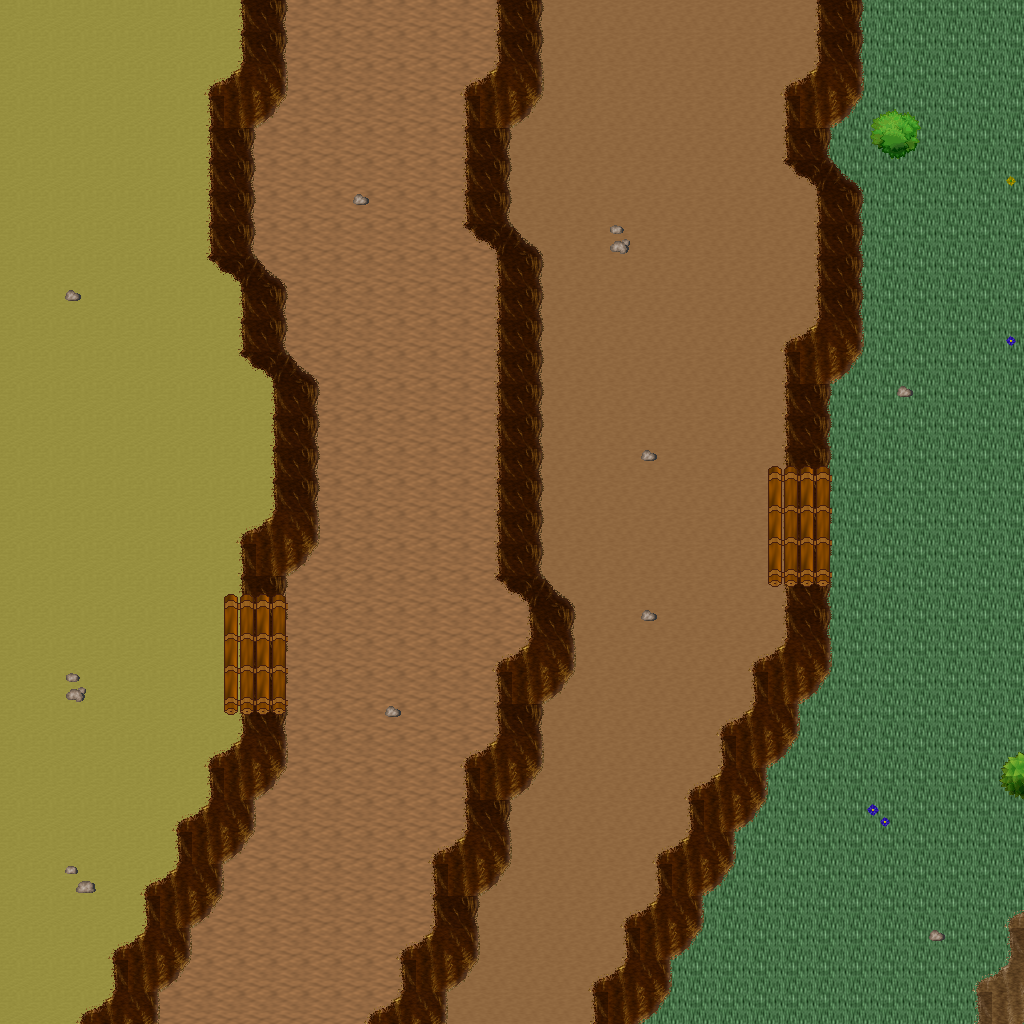

This game map was drawn from its Tiled (.tmx) file and the tilesets committed beside it. A one-line description and the trimmed map source follow:
An orthogonal 32x32 tile map with 32x32 px tiles, 5 tile layers (Ground, Objects, Objects2, Above, ...), 1 hidden layer not drawn, 16 tilesets.

<map version="1.10" tiledversion="1.11.0" orientation="orthogonal" renderorder="right-down" width="32" height="32" tilewidth="32" tileheight="32" infinite="0" nextlayerid="11" nextobjectid="1">
 <tileset firstgid="1" name="logic_collision" tilewidth="32" tileheight="32" tilecount="1" columns="1">
  <image source="../drawable/logic_collision.png" width="32" height="32" />
 </tileset>
 <tileset firstgid="2" name="ground_ground" tilewidth="32" tileheight="32" tilecount="33" columns="3">
  <image source="../drawable/ground_ground.png" width="96" height="352" />
 </tileset>
 <tileset firstgid="35" name="ground_ridge_earth_pale" tilewidth="32" tileheight="32" tilecount="96" columns="12">
  <image source="../drawable/ground_ridge_earth_pale.png" width="384" height="256" />
 </tileset>
 <tileset firstgid="131" name="ground_ridge_earth_dark" tilewidth="32" tileheight="32" tilecount="96" columns="12">
  <image source="../drawable/ground_ridge_earth_dark.png" width="384" height="256" />
 </tileset>
 <tileset firstgid="227" name="ground_ladder_horizontal_dark" tilewidth="32" tileheight="32" tilecount="3" columns="1">
  <image source="../drawable/ground_ladder_horizontal_dark.png" width="32" height="96" />
 </tileset>
 <tileset firstgid="230" name="plant_tree_tree_darkgreen" tilewidth="32" tileheight="32" tilecount="88" columns="8">
  <image source="../drawable/plant_tree_tree_darkgreen.png" width="256" height="352" />
 </tileset>
 <tileset firstgid="318" name="plant_stump_stump_pale_purple" tilewidth="32" tileheight="32" tilecount="4" columns="2">
  <image source="../drawable/plant_stump_stump_pale_purple.png" width="64" height="64" />
 </tileset>
 <tileset firstgid="322" name="plant_stump_hollow_logs" tilewidth="32" tileheight="32" tilecount="6" columns="3">
  <image source="../drawable/plant_stump_hollow_logs.png" width="96" height="64" />
 </tileset>
 <tileset firstgid="328" name="plant_flower_daisy_yellow" tilewidth="32" tileheight="32" tilecount="8" columns="2">
  <image source="../drawable/plant_flower_daisy_yellow.png" width="64" height="128" />
 </tileset>
 <tileset firstgid="336" name="plant_flower_daisy_blue" tilewidth="32" tileheight="32" tilecount="8" columns="2">
  <image source="../drawable/plant_flower_daisy_blue.png" width="64" height="128" />
 </tileset>
 <tileset firstgid="344" name="plant_bush_leafy_2" tilewidth="32" tileheight="32" tilecount="12" columns="6">
  <image source="../drawable/plant_bush_leafy_2.png" width="192" height="64" />
 </tileset>
 <tileset firstgid="356" name="ground_rock_pebbles" tilewidth="32" tileheight="32" tilecount="3" columns="1">
  <image source="../drawable/ground_rock_pebbles.png" width="32" height="96" />
 </tileset>
 <tileset firstgid="359" name="logic_item_mushroom" tilewidth="32" tileheight="32" tilecount="6" columns="6">
  <image source="../drawable/logic_item_mushroom.png" width="192" height="32" />
 </tileset>
 <tileset firstgid="365" name="logic_item_resources" tilewidth="32" tileheight="32" tilecount="6" columns="6">
  <image source="../drawable/logic_item_resources.png" width="192" height="32" />
 </tileset>
 <tileset firstgid="371" name="logic_creature_animal" tilewidth="32" tileheight="32" tilecount="32" columns="8">
  <image source="../drawable/logic_creature_animal.png" width="256" height="128" />
 </tileset>
 <tileset firstgid="403" name="building_fence_fence_chunky" tilewidth="32" tileheight="32" tilecount="21" columns="3">
  <image source="../drawable/building_fence_fence_chunky.png" width="96" height="224" />
 </tileset>
 <layer id="1" name="Ground" width="32" height="32">
  <data>[1024 cells, 1024 non-empty, 5 distinct tile ids]</data>
 </layer>
 <layer id="2" name="Objects" width="32" height="32">
  <data>[1024 cells, 249 non-empty, 20 distinct tile ids]</data>
 </layer>
 <layer id="3" name="Objects2" width="32" height="32">
  <data>[1024 cells, 30 non-empty, 6 distinct tile ids]</data>
 </layer>
 <layer id="4" name="Above" width="32" height="32">
  <data>[1024 cells, 3 non-empty, 3 distinct tile ids]</data>
 </layer>
 <layer id="5" name="Above2" width="32" height="32">
  <data>[1024 cells, 0 non-empty, 0 distinct tile ids]</data>
 </layer>
 <layer id="6" name="Walkable" width="32" height="32" visible="0">
  <data>[1024 cells, 116 non-empty, 1 distinct tile ids]</data>
 </layer>
 <objectgroup id="7" name="Mapevents" />
 <objectgroup id="8" name="Spawn" />
 <objectgroup id="9" name="Keys" />
 <objectgroup id="10" name="Replace" />
</map>
